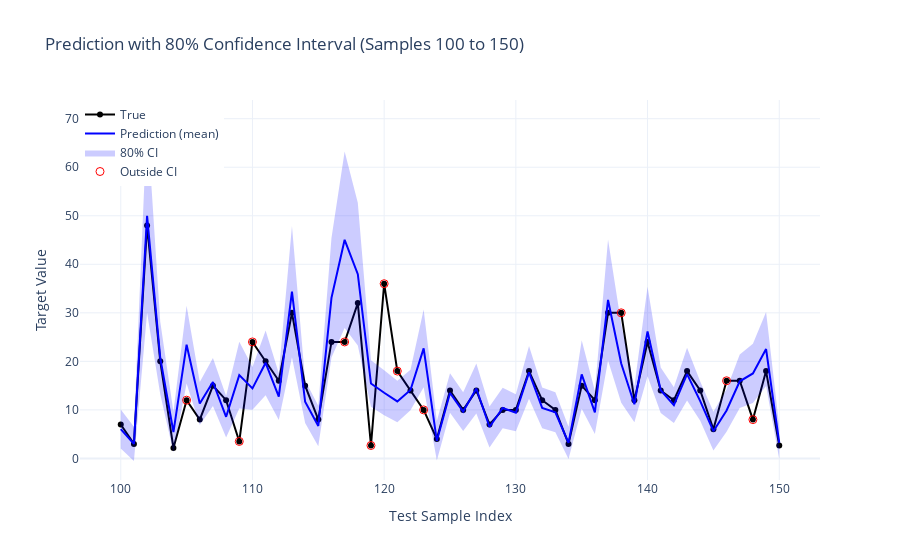

Here is the notebook cell this chart was saved with:
### Code cell
start = 100
end = 150  # inklusif

x_axis = np.arange(start, end + 1)
y_true_part = y_true_arr[start:end+1]
y_pred_part = y_pred_arr[start:end+1]
ci_low_part = ci_low_arr[start:end+1]
ci_up_part = ci_up_arr[start:end+1]

out_of_bounds = (y_true_part < ci_low_part) | (y_true_part > ci_up_part)

fig = go.Figure()

# Plot true values
fig.add_trace(go.Scatter(
    x=x_axis, y=y_true_part,
    mode='lines+markers',
    name='True',
    line=dict(color='black', width=2)
))

# Plot predicted mean
fig.add_trace(go.Scatter(
    x=x_axis, y=y_pred_part,
    mode='lines',
    name='Prediction (mean)',
    line=dict(color='blue')
))

# Plot confidence interval (area)
fig.add_trace(go.Scatter(
    x=np.concatenate([x_axis, x_axis[::-1]]),
    y=np.concatenate([ci_up_part, ci_low_part[::-1]]),
    fill='toself',
    fillcolor='rgba(0,0,255,0.2)',
    line=dict(color='rgba(255,255,255,0)'),
    hoverinfo="skip",
    showlegend=True,
    name='80% CI'
))

# Plot points outside confidence interval
fig.add_trace(go.Scatter(
    x=x_axis[out_of_bounds],
    y=y_true_part[out_of_bounds],
    mode='markers',
    name='Outside CI',
    marker=dict(color='red', size=8, symbol='circle-open')
))

fig.update_layout(
    title='Prediction with 80% Confidence Interval (Samples 100 to 150)',
    xaxis_title='Test Sample Index',
    yaxis_title='Target Value',
    template='plotly_white',
    legend=dict(x=0, y=1)
)

fig.show()

### Figure 1 — Plotly figure (JSON) as saved in the notebook; plotly's stock layout.template omitted (floating-point values rounded to 4 significant figures)
{"data": [{"line": {"color": "black", "width": 2}, "mode": "lines+markers", "name": "True", "type": "scatter", "x": [100, 101, 102, 103, 104, 105, 106, 107, 108, 109, 110, 111, 112, 113, 114, 115, 116, 117, 118, 119, 120, 121, 122, 123, 124, 125, 126, 127, 128, 129, 130, 131, 132, 133, 134, 135, 136, 137, 138, 139, 140, 141, 142, 143, 144, 145, 146, 147, 148, 149, 150], "y": [7.0, 3.0, 48.0, 20.0, 2.167, 12.0, 8.0, 15.0, 12.0, 3.5, 24.0, 20.0, 16.0, 30.0, 15.0, 8.0, 24.0, 24.0, 32.0, 2.667, 36.0, 18.0, 14.0, 10.0, 4.0, 14.0, 10.0, 14.0, 7.0, 10.0, 10.0, 18.0, 12.0, 10.0, 3.0, 15.0, 12.0, 30.0, 30.0, 12.0, 24.0, 14.0, 12.0, 18.0, 14.0, 6.0, 16.0, 16.0, 8.0, 18.0, 2.667]}, {"line": {"color": "blue"}, "mode": "lines", "name": "Prediction (mean)", "type": "scatter", "x": [100, 101, 102, 103, 104, 105, 106, 107, 108, 109, 110, 111, 112, 113, 114, 115, 116, 117, 118, 119, 120, 121, 122, 123, 124, 125, 126, 127, 128, 129, 130, 131, 132, 133, 134, 135, 136, 137, 138, 139, 140, 141, 142, 143, 144, 145, 146, 147, 148, 149, 150], "y": [6.049, 2.988, 49.97, 20.69, 5.437, 23.44, 11.3, 15.75, 8.575, 17.16, 14.42, 19.7, 12.73, 34.35, 11.68, 6.699, 33.1, 45.05, 37.96, 15.44, 13.54, 11.74, 14.09, 22.68, 3.637, 13.48, 9.645, 14.4, 6.477, 10.39, 9.414, 17.73, 10.42, 9.518, 3.21, 17.31, 9.502, 32.65, 19.57, 11.16, 26.15, 14.05, 11.0, 17.38, 11.8, 5.608, 9.871, 15.9, 17.51, 22.54, 3.23]}, {"fill": "toself", "fillcolor": "rgba(0,0,255,0.2)", "hoverinfo": "skip", "line": {"color": "rgba(255,255,255,0)"}, "name": "80% CI", "showlegend": true, "type": "scatter", "x": [100, 101, 102, 103, 104, 105, 106, 107, 108, 109, 110, 111, 112, 113, 114, 115, 116, 117, 118, 119, 120, 121, 122, 123, 124, 125, 126, 127, 128, 129, 130, 131, 132, 133, 134, 135, 136, 137, 138, 139, 140, 141, 142, 143, 144, 145, 146, 147, 148, 149, 150, 150, 149, 148, 147, 146, 145, 144, 143, 142, 141, 140, 139, 138, 137, 136, 135, 134, 133, 132, 131, 130, 129, 128, 127, 126, 125, 124, 123, 122, 121, 120, 119, 118, 117, 116, 115, 114, 113, 112, 111, 110, 109, 108, 107, 106, 105, 104, 103, 102, 101, 100], "y": [10.07, 6.504, 69.93, 28.15, 9.604, 31.44, 15.74, 20.71, 12.86, 24.02, 18.82, 26.36, 17.57, 47.87, 16.07, 10.87, 45.42, 63.23, 52.68, 20.25, 18.18, 16.02, 18.27, 30.7, 7.695, 17.56, 13.62, 19.55, 10.7, 14.59, 13.23, 23.16, 14.64, 13.65, 6.524, 24.37, 13.95, 45.12, 27.68, 14.87, 35.37, 18.72, 14.69, 22.8, 15.85, 9.604, 14.26, 21.39, 23.61, 30.18, 6.558, -0.0971, 14.9, 11.41, 10.4, 5.483, 1.612, 7.756, 11.96, 7.31, 9.383, 16.93, 7.461, 11.47, 20.17, 5.052, 10.26, -0.1053, 5.381, 6.206, 12.29, 5.594, 6.201, 2.252, 9.262, 5.665, 9.399, -0.422, 14.66, 9.912, 7.459, 8.9, 10.62, 23.25, 26.87, 20.77, 2.526, 7.292, 20.83, 7.895, 13.03, 10.03, 10.29, 4.291, 10.79, 6.868, 15.43, 1.27, 13.24, 30.01, -0.5278, 2.025]}, {"marker": {"color": "red", "size": 8, "symbol": "circle-open"}, "mode": "markers", "name": "Outside CI", "type": "scatter", "x": [105, 109, 110, 117, 119, 120, 121, 123, 138, 146, 148], "y": [12.0, 3.5, 24.0, 24.0, 2.667, 36.0, 18.0, 10.0, 30.0, 16.0, 8.0]}], "layout": {"legend": {"x": 0, "y": 1}, "title": {"text": "Prediction with 80% Confidence Interval (Samples 100 to 150)"}, "xaxis": {"title": {"text": "Test Sample Index"}}, "yaxis": {"title": {"text": "Target Value"}}}}
